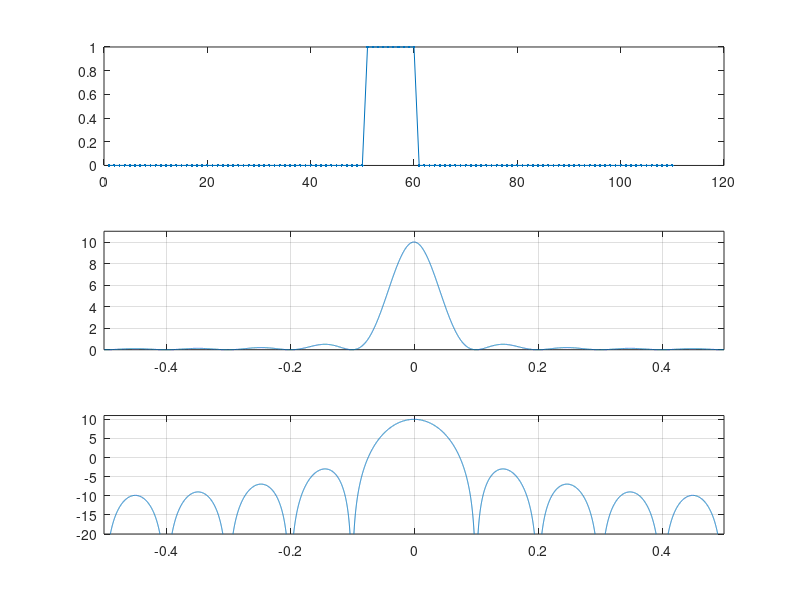
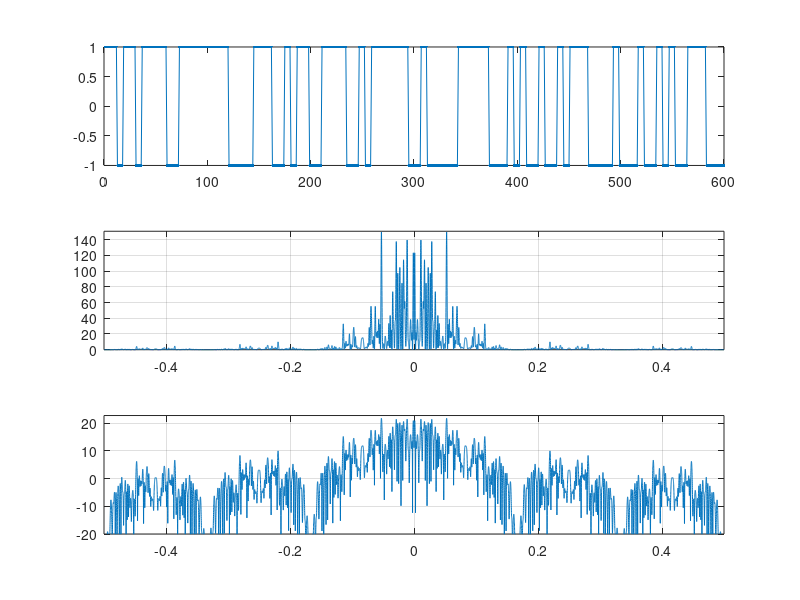

Source code (MATLAB) for these figures, in order:
clear; close all
%% The symbol rate is identified by the number of samples you can fit into
% the width of the equivalent continuous time box pulse. In this case,
% whatever values num_ones takes on, this is how many samples fit into one
% box pulse, so the symbol rate is 1/num_ones

num_ones = 10;
num_zeros_L = 50;
num_zeros_R = 50;
x = [zeros(num_zeros_L,1); ones(num_ones,1); zeros(num_zeros_R,1)];

Nfft = 2^14;
faxis = -0.5:1/Nfft:0.5-1/Nfft;

X1 = 1/num_ones*fftshift(abs(fft(x,Nfft)).^2);
X2 = 10*log10(X1);

figure
subplot(3,1,1)
plot(x,'.-')

subplot(3,1,2)
plot(faxis, X1)
axis([-inf inf 0 num_ones+1])
grid on

subplot(3,1,3)
plot(faxis, X2)
axis([-inf inf -20 10*log10(num_ones)+1])
grid on

%% This section shows the same plots but for a series of boxes
N = 100;
sps = 6;
x = 2*randi([0 1], N, 1)-1; % 1's and -1's
% x = randi([0 1], N, 1);   % 0's and 1's
x = upsample(x,sps);
x = filter(ones(sps,1), 1, x);

Nfft = 2^14;
faxis = -0.5:1/Nfft:0.5-1/Nfft;

X1 = 1/N*fftshift(abs(fft(x,Nfft)).^2);
X1_max = max(X1);
X2 = 10*log10(X1);

figure
subplot(3,1,1)
plot(x,'.-')

subplot(3,1,2)
plot(faxis, X1)
axis([-inf inf 0 X1_max+1])
grid on

subplot(3,1,3)
plot(faxis, X2)
axis([-inf inf -20 10*log10(X1_max)+1])
grid on